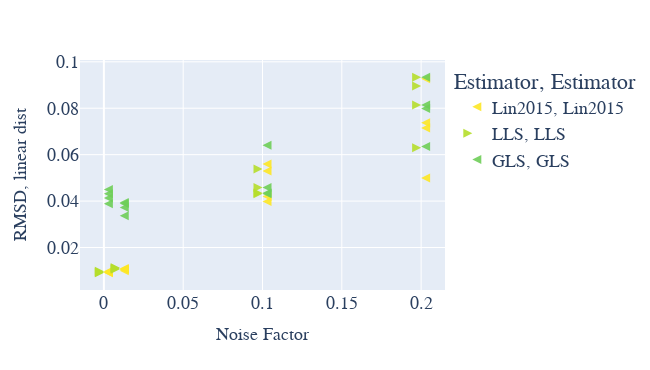

Notebook cell for this chart:
### Markdown cell above
# For Meshes

### Code cell
scatterplot_evaluation(
    df= df,
    colored_by="estimator",
    marked_by="estimator",
    x_label="noise_factor",
    y_label="rmsd_linear",
)

### Figure 1 — Plotly figure (JSON) as saved in the notebook; plotly's stock layout.template omitted (floating-point values rounded to 4 significant figures)
{"data": [{"hovertemplate": "color=Lin2015<br>symbol=Lin2015<br>noise_factor=%{x}<br>rmsd_linear=%{y}<extra></extra>", "legendgroup": "Lin2015, Lin2015", "marker": {"color": "#fde725", "opacity": 0.9, "size": 9, "symbol": "arrow-left"}, "mode": "markers", "name": "Lin2015, Lin2015", "orientation": "v", "showlegend": true, "type": "scatter", "x": [0.2, 0.1, 0.01, 0, 0.2, 0.1, 0.01, 0, 0.2, 0.1, 0.01, 0, 0.2, 0.1, 0.01, 0], "xaxis": "x", "y": [0.07373, 0.053, 0.01101, 0.009073, 0.09274, 0.05602, 0.01048, 0.009187, 0.07147, 0.04198, 0.01073, 0.009561, 0.04996, 0.03983, 0.00999, 0.009721], "yaxis": "y"}, {"hovertemplate": "color=LLS<br>symbol=LLS<br>noise_factor=%{x}<br>rmsd_linear=%{y}<extra></extra>", "legendgroup": "LLS, LLS", "marker": {"color": "#b5de2b", "opacity": 0.9, "size": 9, "symbol": "arrow-right"}, "mode": "markers", "name": "LLS, LLS", "orientation": "v", "showlegend": true, "type": "scatter", "x": [0.2, 0.1, 0.01, 0, 0.2, 0.1, 0.01, 0, 0.2, 0.1, 0.01, 0, 0.2, 0.1, 0.01, 0], "xaxis": "x", "y": [0.08133, 0.04589, 0.01119, 0.009073, 0.0934, 0.04351, 0.01068, 0.009187, 0.06297, 0.04312, 0.01089, 0.009561, 0.08956, 0.05385, 0.01124, 0.009721], "yaxis": "y"}, {"hovertemplate": "color=GLS<br>symbol=GLS<br>noise_factor=%{x}<br>rmsd_linear=%{y}<extra></extra>", "legendgroup": "GLS, GLS", "marker": {"color": "#6ece58", "opacity": 0.9, "size": 9, "symbol": "arrow-left"}, "mode": "markers", "name": "GLS, GLS", "orientation": "v", "showlegend": true, "type": "scatter", "x": [0.2, 0.1, 0.01, 0, 0.2, 0.1, 0.01, 0, 0.2, 0.1, 0.01, 0, 0.2, 0.1, 0.01, 0], "xaxis": "x", "y": [0.08133, 0.04589, 0.03896, 0.04315, 0.0934, 0.04351, 0.03364, 0.04136, 0.06349, 0.04312, 0.03719, 0.04504, 0.0799, 0.06405, 0.03933, 0.0389], "yaxis": "y"}], "layout": {"height": 370, "legend": {"font": {"family": "CMU", "size": 18}, "title": {"text": "Estimator, Estimator"}, "tracegroupgap": 0}, "margin": {"t": 60}, "title": {"font": {"family": "CMU", "size": 18}}, "width": 650, "xaxis": {"anchor": "y", "autorange": true, "domain": [0, 1], "range": [-0.01505, 0.2151], "tickfont": {"family": "CMU", "size": 18}, "title": {"font": {"family": "CMU", "size": 18}, "text": "Noise Factor"}, "type": "linear"}, "yaxis": {"anchor": "x", "autorange": true, "domain": [0, 1], "range": [0.001696, 0.1008], "tickfont": {"family": "CMU", "size": 18}, "title": {"font": {"family": "CMU", "size": 18}, "text": "RMSD, linear dist"}, "type": "linear"}}}
